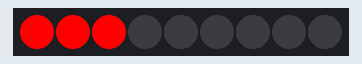
A sketch run on a simulated Arduino Uno, built with avr-gcc and run on an emulated ATmega328P. Parts: 9 RGB LEDs in strip order, left to right. Dim RGB values are drawn brighter than linear.

Above: at 2.1 s.
At 3.1 s:
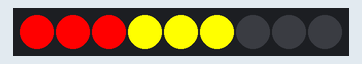
At 4.1 s:
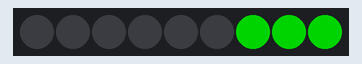
At 5.1 s:
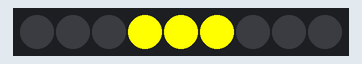

The sketch:

Ampel.ino
```cpp
#include <FastLED.h>
#define NUM_LEDS 9
#define DATA_PIN 2
CRGB leds[NUM_LEDS];

void setup() {
  delay(2000);
  //FastLED.addLeds<WS2811, DATA_PIN, RGB>(leds, NUM_LEDS); // Normale Variante
  FastLED.addLeds<WS2811, DATA_PIN, GRB>(leds, NUM_LEDS); // Alternative Variante
}

void loop() {
    leds[0] = CRGB::Red;
    leds[1] = CRGB::Red;
    leds[2] = CRGB::Red;
    leds[3] = CRGB::Black;
    leds[4] = CRGB::Black;
    leds[5] = CRGB::Black;
    leds[6] = CRGB::Black;
    leds[7] = CRGB::Black;
    leds[8] = CRGB::Black;
    FastLED.show();
    delay(1000);

    leds[0] = CRGB::Red;
    leds[1] = CRGB::Red;
    leds[2] = CRGB::Red;
    leds[3] = CRGB::Yellow;
    leds[4] = CRGB::Yellow;
    leds[5] = CRGB::Yellow;
    leds[6] = CRGB::Black;
    leds[7] = CRGB::Black;
    leds[8] = CRGB::Black;
    FastLED.show();
    delay(1000);

    leds[0] = CRGB::Black;
    leds[1] = CRGB::Black;
    leds[2] = CRGB::Black;
    leds[3] = CRGB::Black;
    leds[4] = CRGB::Black;
    leds[5] = CRGB::Black;
    leds[6] = CRGB::Green;
    leds[7] = CRGB::Green;
    leds[8] = CRGB::Green;
    FastLED.show();
    delay(1000);

    leds[0] = CRGB::Black;
    leds[1] = CRGB::Black;
    leds[2] = CRGB::Black;
    leds[3] = CRGB::Yellow;
    leds[4] = CRGB::Yellow;
    leds[5] = CRGB::Yellow;
    leds[6] = CRGB::Black;
    leds[7] = CRGB::Black;
    leds[8] = CRGB::Black;
    FastLED.show();
    delay(1000);
}
```

Measured:
- by itself, everything shown: repeats every 4.0 s, in 4 steps
- what the display in image 0 shows lasts 1.0 s, from 2.0 s to 3.0 s
